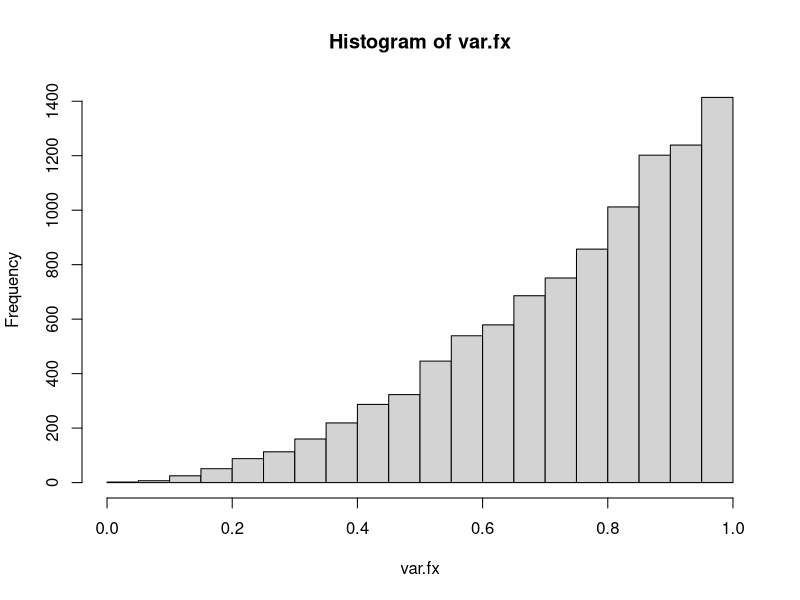
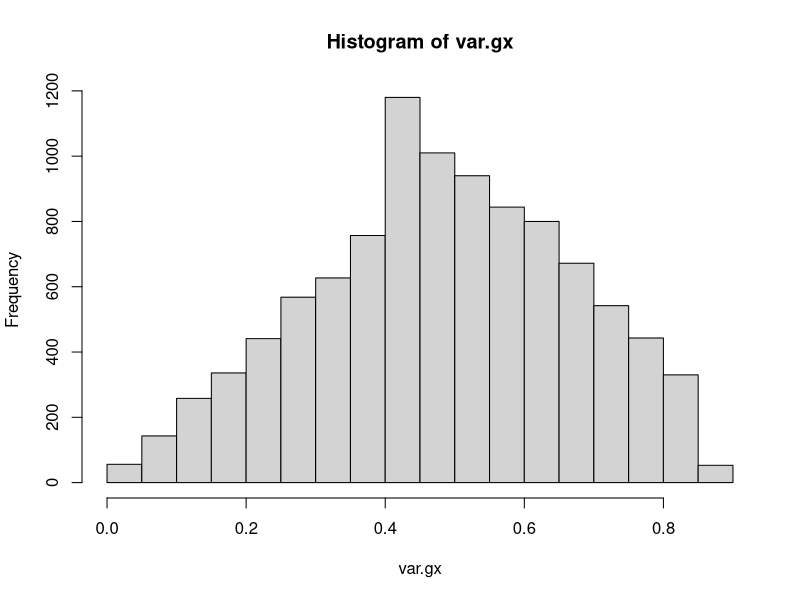

Write the R code that produced these figures, in order.
# Joana da Matta Furtado Ferreira - 2110255

gera.variaveis <- function(funcao, nsamples){
  X <- rep(0,nsamples)
  U <- runif(nsamples)
  
  # caso 1: f(x)
  # a funcao de distribuicao acumulada de f(x) é F(X) = Int(3x^2, 0..x) = x^3, 0 <= x <= 1
  # a inversa de F(x) é F^(-1)(x) = x^(1/3)
  
  if(funcao == 1){
    for(i in 1:nsamples){
      X[i] <- U[i]^(1/3)
    }
  }
  
  # caso 2: g(x)
  # a funcao de distribuicao acumulada de g(x) é Int(4x,0..x), 0 <= x <= 0.5 e Int(4x, 0..0.4)+Int(4(1-x),0.4..x), 0.4<=x<=1
  # então, F(x) é (4x^2)/2 = 2x^2, 0<=x<=0.4, e 0.32 + (-2x^2 + 4x - 1.28) = -2x^2 + 4x - 0.96, 0.4 < x <= 1
  # as inversas de F(x) sao: sqrt(x/2), 0 <= x <= 0.4 e - (-400+sqrt(-80000x+83200))/400
  
  else if(funcao == 2){
    for(i in 1:nsamples){
      if(U[i] <= 0.4){
        X[i] <- sqrt(U[i]/2)
      }else{
        X[i] <- -(-400+sqrt(-80000*U[i]+83200))/400
      }
    }
  }
  return(X)
}

var.fx <- gera.variaveis(1,10000)
hist(var.fx)

var.gx <- gera.variaveis(2,10000)
hist(var.gx)
